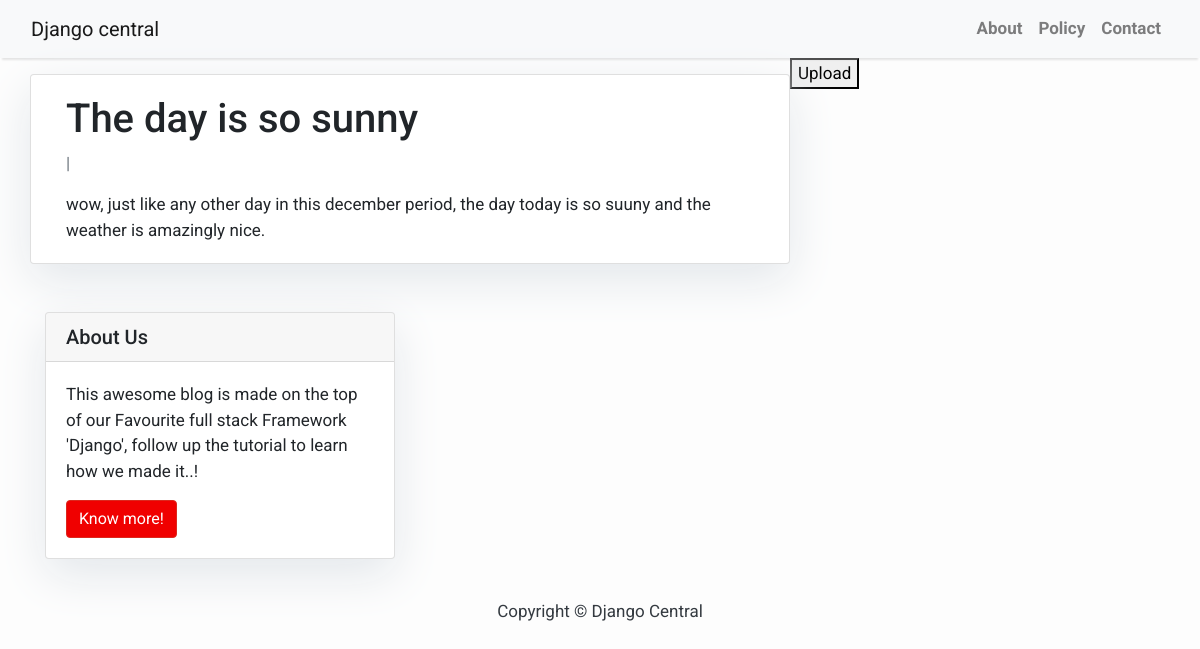
/the-day-is-so-sunny/, run on the app's committed database.
### slug_app/models.py (models this page shows, shortened)
class Article(models.Model):
    title = models.CharField(max_length=200, unique=True)
    slug = models.SlugField(max_length=200, unique=True)
    author = models.ForeignKey(User, on_delete=models.CASCADE, related_name="blog_posts")
    updated_on = models.DateTimeField(auto_now=True)
    content = models.TextField()
    created_on = models.DateTimeField(auto_now_add=True)
    status = models.IntegerField(choices=STATUS, default=0)
    class Meta:
        ordering = ["-created_on"]

### slug_app/views.py (the view)
# urls.py: path('<slug:slug>/', views.ArticleDetail.as_view(), name='article_detail'),
class ArticleDetail(generic.DetailView):
    model = Article
    template_name = 'article_detail.html'

### slug_app/templates/article_detail.html (shortened to what this page needs)
{% extends 'base.html' %} {% block content %}
<div class="container">
  <div class="row">
    <div class="col-md-8 card mb-4  mt-3 left  top">
      <div class="card-body">
        <h1>{% block title %} {{ object.title }} {% endblock title %}</h1>
        <p class=" text-muted">{{ post.author }} | {{ post.created_on }}</p>
        <p class="card-text ">{{ object.content | safe }}</p>
      </div>
    </div>
    <form method="post" enctype="multipart/form-data">
      <button type="submit">Upload</button>
    </form>
    {% block sidebar %} {% include 'sidebar.html' %} {% endblock sidebar %}
  </div>
</div>
{% endblock content %}

### slug_app/templates/base.html (style rules this page uses)
body { font-family: "Roboto", sans-serif; font-size: 17px; background-color: #fdfdfd; }

### slug_app/templates/sidebar.html (style rules this page uses)
.card { box-shadow: 0 16px 48px #E3E7EB; }

### data on the page
Article: title "The day is so sunny", content "wow, just like any other day in this december period, the day today is so suuny and the weather is amazingly nice."
